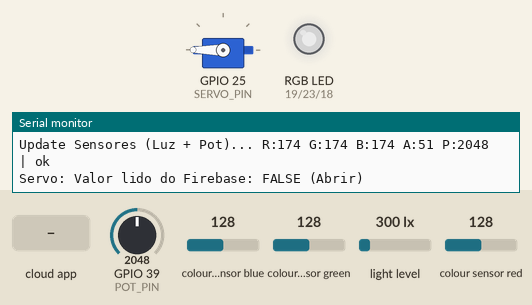
This program was run on a simulated ESP32. Shown: servo, an RGB LED mixed from three pins (HIGH = lit), the last lines printed to the serial monitor. Inputs (shaded band) come from the test bench; at power-on: GPIO 39 (POT_PIN) = 2048, colour sensor blue 128, colour sensor green 128, light level 300 lx, colour sensor red 128 (analog values on the 0–4095 scale). Dim RGB values are drawn brighter than linear; WiFi joins after 1.5 s; servers stay silent unless stated; the Firebase database answers and starts empty.

Above: at 4.7 s.
4.8 s: GPIO 39 (POT_PIN) set to 2866
At 6.9 s:
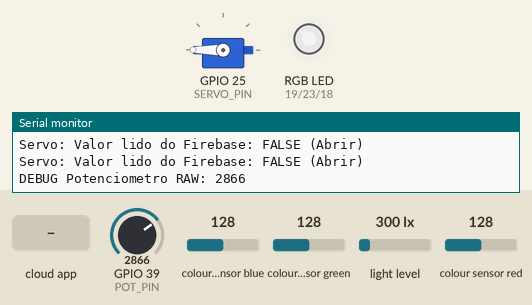
7.4 s: GPIO 39 (POT_PIN) set to 3972
At 8.6 s:
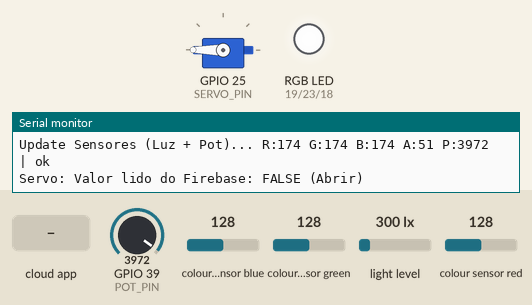
9.4 s: GPIO 39 (POT_PIN) set to 215
At 10.2 s:
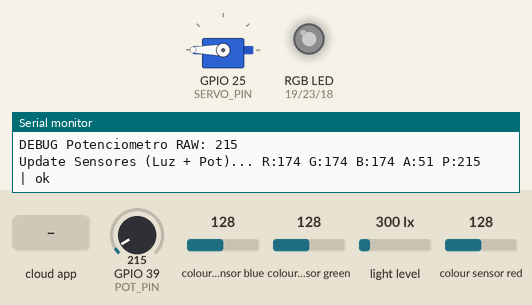
11.4 s: the phone or cloud app sets estado to 1
13.2 s: the phone or cloud app sets estado to 0
At 13.9 s:
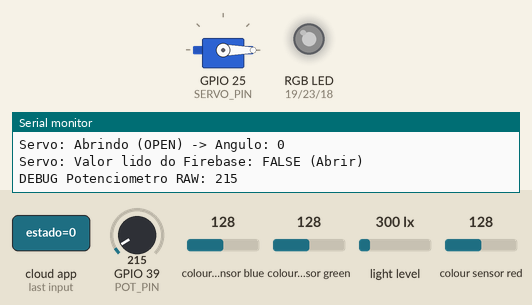
14.7 s: GPIO 39 (POT_PIN) set to 1228
At 16.0 s:
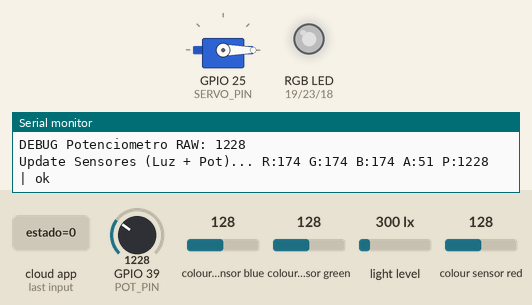
Timing chart, 0 to 17.4 s (numbered marks = the images above; inputs shaded):
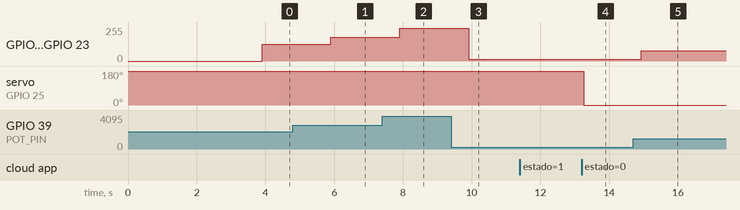

The program:

main.cpp
```cpp
 #include <Arduino.h>
 #include <WiFi.h>
 #include <FirebaseESP32.h>
 #include <Wire.h>
 #include <SparkFun_APDS9960.h>
 #include <ESP32Servo.h>

 // Provide the RTDB payload printing info and other helper functions.
 #include <addons/RTDBHelper.h>

 /* 1. Defina as credenciais do WiFi */
 #define WIFI_SSID "uaifai-brum"
 #define WIFI_PASSWORD "bemvindoaocesar"

 /* 2. Defina a URL do RTDB e o segredo do banco de dados */
 #define DATABASE_URL "mpes-2025-2-interop-1-default-rtdb.firebaseio.com"
 #define DATABASE_SECRET "AcvPwRJ76bEPaNtLaTbGCat0Br9LKaswPIoDNAkJ"

 /* 3. Defina o objeto de Dados do Firebase */
 FirebaseData fbdo;
 FirebaseAuth auth;
 FirebaseConfig config;

 // ⬅️ Pinos e Definições de Sensores e Atuadores
 #define POT_PIN 39  // Pino analógico para o potenciômetro (Atualizado de 34)
 #define SERVO_PIN 25 // Pino para o Servo

 // ⬅️ Pinos e Canais para Controle do LED RGB (PWM/LEDC)
 #define RED_LED_PIN 19
 #define GREEN_LED_PIN 23
 #define BLUE_LED_PIN 18

 #define LED_CHANNEL_R 0 // Canal 0 para o Vermelho
 #define LED_CHANNEL_G 1 // Canal 1 para o Verde
 #define LED_CHANNEL_B 2 // Canal 2 para o Azul
 #define LED_PWM_FREQ 5000 // Frequência do PWM em Hz
 #define LED_PWM_RES 10    // Resolução do PWM em bits (0 a 1023)
 #define LED_MAX_DUTY (1 << LED_PWM_RES) - 1 // 1023

 // ⬅️ Posições do Servo
 const int open_servo = 0;   // Ângulo para 'Aberto' (Estado false)
 const int close_servo = 180; // Ângulo para 'Fechado' (Estado true)

 // ⬅️ Objetos e Variáveis de Controle
 SparkFun_APDS9960 apds = SparkFun_APDS9960();
 Servo myservo; // Objeto Servo

 unsigned long dataMillis = 0;
 unsigned long sensorReadMillis = 0;
 unsigned long servoReadMillis = 0;
 const long updateInterval = 5000; // Intervalo de atualização do Firebase (5 segundos)
 const long sensorInterval = 1000; // Intervalo de leitura do sensor/potenciômetro
 const long servoInterval = 500; // Intervalo de leitura do Firebase para o Servo (0.5s)

 // Variáveis globais de Sensores
 uint16_t amb_light = 0;
 uint16_t red_light = 0;
 uint16_t green_light = 0;
 uint16_t blue_light = 0;
 int pot_value = 0; // ⬅️ Valor do Potenciômetro

 // Variáveis globais de Contagem e Estado do Atuador
 int entradas = 0;
 int saidas = 0;
 int last_gesture = 0;
 bool previousState = false; // Estado anterior do Firebase para controle do Servo


 void setup()
 {
     Serial.begin(9600);

     WiFi.begin(WIFI_SSID, WIFI_PASSWORD);
     Serial.print("Conectando ao Wi-Fi");
     while (WiFi.status() != WL_CONNECTED) {
         Serial.print(".");
         delay(300);
     }
     Serial.println();
     Serial.print("Conectado com IP: ");
     Serial.println(WiFi.localIP());
     Serial.println();

     // ⬅️ DELAY ADICIONAL para estabilizar a fonte e evitar Brownout ao iniciar periféricos
     delay(2000);

     Serial.printf("Firebase Client v%s\n\n", FIREBASE_CLIENT_VERSION);

     // ⬅️ Inicialização de Hardware
     Wire.begin(21, 22);
     analogReadResolution(12); // Para o Potenciômetro (0-4095)

     // ⬅️ Inicialização do Servo
     myservo.setPeriodHertz(50);
     myservo.attach(SERVO_PIN, 1000, 2000);
     myservo.write(close_servo);
     Serial.println("Servo: Anexado no Setup.");

     // ⬅️ Configuração do LEDC (PWM) para o RGB
     // Lembre-se de usar resistores limitadores de corrente nos pinos 19, 23 e 18!
     ledcSetup(LED_CHANNEL_R, LED_PWM_FREQ, LED_PWM_RES);
     ledcAttachPin(RED_LED_PIN, LED_CHANNEL_R);
     ledcSetup(LED_CHANNEL_G, LED_PWM_FREQ, LED_PWM_RES);
     ledcAttachPin(GREEN_LED_PIN, LED_CHANNEL_G);
     ledcSetup(LED_CHANNEL_B, LED_PWM_FREQ, LED_PWM_RES);
     ledcAttachPin(BLUE_LED_PIN, LED_CHANNEL_B);
     // Inicializa LEDs desligados
     ledcWrite(LED_CHANNEL_R, 0);
     ledcWrite(LED_CHANNEL_G, 0);
     ledcWrite(LED_CHANNEL_B, 0);

     // ⬅️ Inicialização do sensor APDS-9960
     if (apds.init()) {
         Serial.println("APDS-9960 Inicializado!");
     } else {
         Serial.println("Erro ao inicializar APDS-9960. Verifique as ligações e a biblioteca.");
     }

     // ⬅️ Habilita as funcionalidades desejadas
     if (apds.enableProximitySensor(true)) {
         Serial.println("Proximidade Habilitada");
     }
     if (apds.enableGestureSensor(true)) {
         Serial.println("Gestos Habilitados");
     }
     if (apds.enableLightSensor(true)) {
         Serial.println("Sensor de Luz Habilitado");
     }

     config.database_url = DATABASE_URL;
     config.signer.tokens.legacy_token = DATABASE_SECRET;

     Firebase.reconnectNetwork(true);
     fbdo.setBSSLBufferSize(4096, 1024);

     /* Inicializa a biblioteca com o Firebase authen e config */
     Firebase.begin(&config, &auth);
 }

 // ⬅️ Funções Auxiliares
 char* getGestureText(int gestureCode) {
  switch (gestureCode) {
      case DIR_UP: return "UP";
      case DIR_DOWN: return "DOWN";
      case DIR_LEFT: return "LEFT";
      case DIR_RIGHT: return "RIGHT";
      case DIR_NEAR: return "NEAR";
      case DIR_FAR: return "FAR";
      default: return "NONE"; // 0
  }
}

void dumpGesture(int gesture) {
  char* gesture_text = getGestureText(gesture);

  if (gesture == DIR_UP || gesture == DIR_LEFT) {
    entradas++;
    Serial.printf("Set ENTRADA (%s -> %d)... %s\n", gesture_text, entradas,
      Firebase.setInt(fbdo, "/sensor/entrada", entradas) ?
      "ok" : fbdo.errorReason().c_str());
  }

  if (gesture == DIR_RIGHT || gesture == DIR_DOWN) {
    saidas++;
    Serial.printf("Set SAÍDA (%s -> %d)... %s\n", gesture_text, saidas,
      Firebase.setInt(fbdo, "/sensor/saida", saidas) ?
      "ok" : fbdo.errorReason().c_str());
  }
}

int readGesture() {
  if (apds.isGestureAvailable()) {
    return apds.readGesture();
  }
  return 0;
}

void readPotentiometer() {
    pot_value = analogRead(POT_PIN);
    // ⬅️ DEBUG ADICIONADO: Ajuda a diagnosticar o valor travado em 4095
    Serial.printf("DEBUG Potenciometro RAW: %d\n", pot_value);
}

void readAmbientLight() {
  uint16_t r, g, b, c;

  const long INPUT_MAX = 1500;
  const long OUTPUT_MAX = 255;

  if (apds.readAmbientLight(c) && apds.readRedLight(r) && apds.readGreenLight(g) && apds.readBlueLight(b)) {
      amb_light = map(c, 0, INPUT_MAX, 0, OUTPUT_MAX);
      red_light = map(r, 0, INPUT_MAX, 0, OUTPUT_MAX);
      green_light = map(g, 0, INPUT_MAX, 0, OUTPUT_MAX);
      blue_light = map(b, 0, INPUT_MAX, 0, OUTPUT_MAX);
  }
}

void dumpSensorData() {
    // 1. Cria o objeto JSON para os dados de luminosidade
    FirebaseJson lightData;
    lightData.add("clear", amb_light);
    lightData.add("red", red_light);
    lightData.add("green", green_light);
    lightData.add("blue", blue_light);

    // 2. Cria o payload de atualização, incluindo a luminosidade e o potenciômetro.
    FirebaseJson updatePayload;
    updatePayload.add("luminosity", lightData);
    updatePayload.add("potentiometer", pot_value);

    // 3. Usa updateNode para não apagar 'entrada' e 'saida' que estão em /sensor
    Serial.printf("Update Sensores (Luz + Pot)... R:%d G:%d B:%d A:%d P:%d | %s\n",
      red_light, green_light, blue_light, amb_light, pot_value,
      Firebase.updateNode(fbdo, "/sensor", updatePayload) ? "ok" : fbdo.errorReason().c_str()
    );
}

void detectGesture() {
  int current_gesture = readGesture();

  if (current_gesture != last_gesture) {

    dumpGesture(current_gesture);

    Serial.printf("Gesto Alterado: %s\n", getGestureText(current_gesture));

    last_gesture = current_gesture;
  }
}

void detectLight() {
  if (millis() - sensorReadMillis > sensorInterval) {
    sensorReadMillis = millis();

    readAmbientLight();
    readPotentiometer(); // ⬅️ Lendo o Potenciômetro aqui (sincronizado com o dump e o LED)
    dumpSensorData();
  }
}

void detectServo() {
  // 1. Time interval check
  if (millis() - servoReadMillis > servoInterval) {
      servoReadMillis = millis();

      // 2. Read the Firebase value for the actuator state
      if (Firebase.getBool(fbdo, "/atuador/estado")) {
          bool currentState = fbdo.boolData();

          Serial.printf("Servo: Valor lido do Firebase: %s\n", currentState ? "TRUE (Fechar)" : "FALSE (Abrir)");

          // 3. Check if the state has changed
          if (previousState != currentState) {

              // 4. Move the servo (it is attached in setup())
              if (currentState) {
                  // Firebase state is TRUE (Fecha)
                  myservo.write(close_servo);
                  Serial.println("Servo: Fechando (CLOSE) -> Angulo: 180");
              } else {
                  // Firebase state is FALSE (Abre)
                  myservo.write(open_servo);
                  Serial.println("Servo: Abrindo (OPEN) -> Angulo: 0");
              }

              // 5. Update the previous state
              previousState = currentState;
          }

      } else {
          // Handle Firebase read error
          Serial.printf("ERRO Firebase Servo: %s\n", fbdo.errorReason().c_str());
      }
  }
}

// ⬅️ FUNÇÃO: Controla o Brilho dos LEDs RGB com o Potenciômetro
void controlRGBWithPot() {
  // O pot_value é de 0 a 4095 (resolução de 12 bits)
  // O PWM do LEDC está configurado para 10 bits (0 a 1023)

  // Mapeia o valor analógico do potenciômetro para o duty cycle do PWM
  int mapped_brightness = map(pot_value, 0, 4095, 0, LED_MAX_DUTY);

  // Define a mesma intensidade (brightness) para R, G e B, criando uma luz neutra.
  ledcWrite(LED_CHANNEL_R, mapped_brightness);
  ledcWrite(LED_CHANNEL_G, mapped_brightness);
  ledcWrite(LED_CHANNEL_B, mapped_brightness);

  //Serial.printf("Pot: %d -> PWM Duty Cycle: %d\n", pot_value, mapped_brightness);
}

void loop()
{
  if (!Firebase.ready()) {
    Serial.println("Firebase não está pronto. Aguardando...");
    delay(1000);
    return;
  }

  detectServo();
  detectGesture();
  detectLight();

  controlRGBWithPot();
}
```

Measured:
- after the input at 4.8 s, GPIO 18 (BLUE_LED_PIN), GPIO 19 (RED_LED_PIN), GPIO 23 (GREEN_LED_PIN): 127/255 → 178/255 after 1.1 s
- after the input at 7.4 s, GPIO 18 (BLUE_LED_PIN), GPIO 19 (RED_LED_PIN), GPIO 23 (GREEN_LED_PIN): 178/255 → 247/255 after 0.51 s
- after the input at 9.4 s, GPIO 18 (BLUE_LED_PIN), GPIO 19 (RED_LED_PIN), GPIO 23 (GREEN_LED_PIN): 247/255 → 13/255 after 0.51 s
- after the input at 13.2 s, servo on GPIO 25 (SERVO_PIN): 180° → 0° after 0.06 s
- after the input at 14.7 s, GPIO 18 (BLUE_LED_PIN), GPIO 19 (RED_LED_PIN), GPIO 23 (GREEN_LED_PIN): 13/255 → 76/255 after 0.23 s
